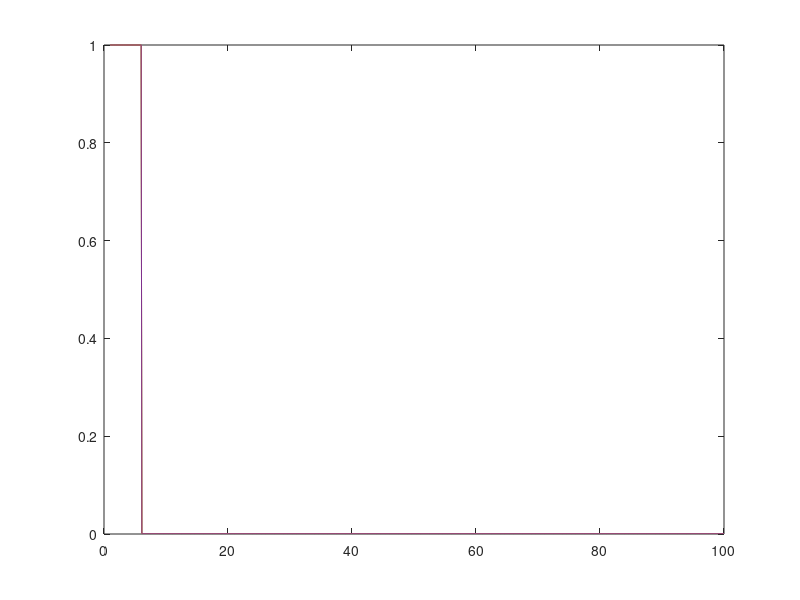

The MATLAB script that drew this image:
grid.x = 1:0.1:100;
grid.y = 1:1:4;


flow.h = zeros( length(grid.x), length(grid.y) );
    flow.h(:,:) = 0.001;
    flow.h(1:51,:) = 1;
    
    
    plot(grid.x, flow.h)